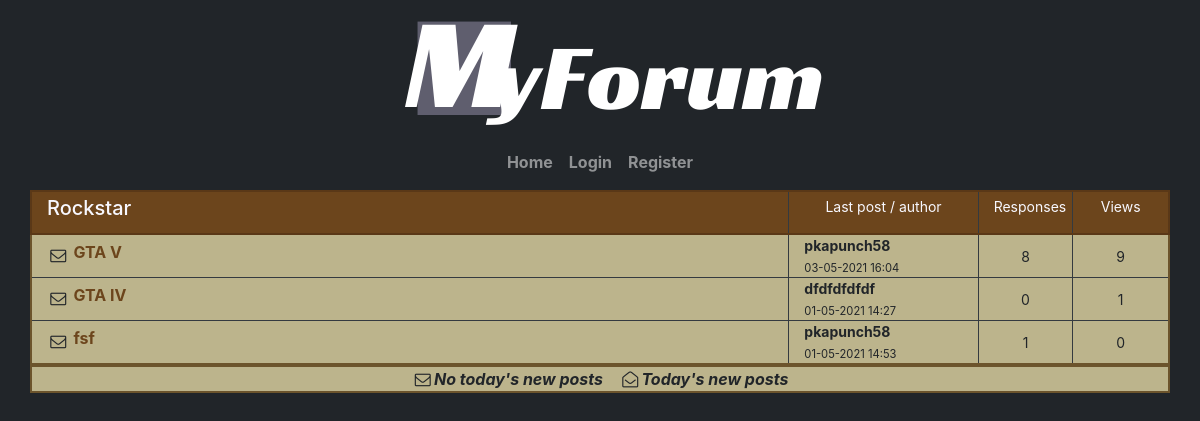
/forum/1/, run on an earlier commit of the app's database.
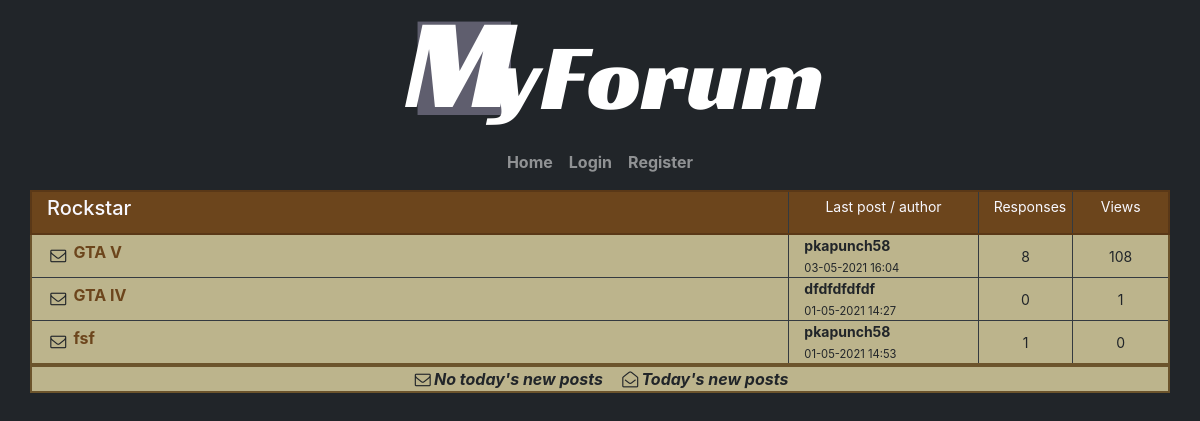
And on a later commit of the database.
### forum/models.py (models this page shows, shortened)
class Topic(models.Model):
    title = models.CharField(max_length=50)
    content = models.TextField()
    views = models.IntegerField(default=0)
    date_posted = models.DateTimeField(default=timezone.now, auto_now_add=False)
    author = models.ForeignKey(User, on_delete=models.CASCADE)  # RODO
    forum = models.ForeignKey(Forum, on_delete=models.PROTECT)
    def responses(self):
        return self.post_set.count()
    def last_post(self):
        try:
            return self.post_set.latest('date_posted')
        except models.ObjectDoesNotExist:  # if there are no posts under topic, it means topic itself was last post
            return self
    def new_post_today(self):
        now = timezone.now()
        if self.date_posted.year == now.year and self.date_posted.month == now.month and self.date_posted.day == now.day:
            return True
        else:
            try:
                last_post = self.post_set.latest('date_posted')
            except models.ObjectDoesNotExist:  # if there are no posts and topic wasn't created now return False
                return False
            if last_post.date_posted.year == now.year and last_post.date_posted.month == now.month and last_post.date_posted.day == now.day:
                return True
            else:
                return False

class Forum(models.Model):
    title = models.CharField(max_length=50)
    description = models.CharField(max_length=350)
    group = models.ForeignKey(ForumGroup, on_delete=models.PROTECT)

class Post(models.Model):
    content = RichTextField(blank=True, null=True)
    author = models.ForeignKey(User, on_delete=models.CASCADE)  # RODO
    topic = models.ForeignKey(Topic, on_delete=models.CASCADE)  # RODO
    date_posted = models.DateTimeField(default=timezone.now, auto_now_add=False)

### forum/views.py (the view)
# urls.py: path('forum/<int:forum_id>/', ForumTopicListView.as_view(), name='topics-page'),
class ForumTopicListView(ListView):
    model = Topic
    template_name = 'forum/topics.html'
    context_object_name = 'topics'
    def get_queryset(self):
        topics = Topic.objects.filter(forum_id=self.kwargs['forum_id']).order_by('date_posted')
        return topics

### forum/templates/forum/topics.html (shortened to what this page needs)
{% extends "forum/base_template.html" %}
{% block content%}
    <section>
        <header>
            <div class="row forum-title">
                <h2 class="col-6 h5 col-lg-8 pt-1 mb-0 border-right border-dark">{{ topics.first.forum.title }}</h2>
                <p class="col-2 border-right border-dark mb-0 pt-1 text-center font-14">Last post / author</p>
                <p class="col-2 col-lg-1 border-right border-dark mb-0 pt-1 text-center font-14">Responses</p>
                <p class="col-2 col-lg-1 pt-1 text-center font-14">Views</p>
            </div>
        </header>
    </section>
    <div class="row forum_container border-top-0">
    {% for topic in topics %}
        {% if topic != topics.last %}
            <div class="col-6 col-lg-8 pt-2 pb-2 border-right border-bottom border-dark">
                {% if topic.new_post_today %}
                    <i class="icon-envelope-open-o pr-1" style="float: left;"></i>
                {% else %}
                    <i class="icon-mail pr-1" style="float: left;"></i>
                {% endif %}
                <div style="float: left;">
                    <h3 class="h6 mb-0" ><a href="{% url 'posts-page' forum_pk=topic.forum_id topic_pk=topic.pk %}">{{ topic.title }}</a></h3>
                </div>
            </div>
            <div class="col-2 border-right border-bottom border-dark font-14">
                <p class="p-0 m-0"><a>{{ topic.last_post.author }}</a></p>
                <small>{{ topic.last_post.date_posted|date:"d-m-Y H:i" }}</small>
            </div>
            <div class="col-2 col-lg-1 p-2 border-right border-bottom border-dark text-center font-14 flexbox">{{ topic.responses }}</div>
            <div class="col-2 col-lg-1 p-2 border-bottom border-dark text-center font-14 flexbox">{{ topic.views }}</div>
        {% else %}
            <div class="col-6 col-lg-8 pt-2 pb-2 border-right border-dark">
                 {% if topic.new_post_today %}
                    <i class="icon-envelope-open-o pr-1" style="float: left;"></i>
                {% else %}
                    <i class="icon-mail pr-1" style="float: left;"></i>
                {% endif %}
                <div style="float: left;">
                    <h3 class="h6 mb-0" ><a href="{% url 'posts-page' forum_pk=topic.forum_id topic_pk=topic.pk %}" class="">{{ topic.title }}</a></h3>
                </div>
            </div>
            <div class="col-2 border-right border-dark font-14">
                        <p class="p-0 m-0"><a>{{ topic.last_post.author }}</a></p>
                        <small>{{ topic.last_post.date_posted|date:"d-m-Y H:i" }}</small>
            </div>
            <div class="col-2 col-lg-1 p-2 border-right border-dark text-center font-14 flexbox">{{ topic.responses }} </div>
            <div class="col-2 col-lg-1 p-2 text-center font-14 flexbox">{{ topic.views }}</div>
        {% endif %}
    {% endfor %}
    </div>
    <footer>
        <div class="row forum_container justify-content-center font-weight-bold">
            <i class="icon-mail">No today's new posts</i>
            <i class="icon-envelope-open-o pl-3">Today's new posts</i>
        </div>
    </footer>
{% endblock content%}

What changed in the data, as far as the page shows it:
changed Topic "GTA V": views "9" → "108"
